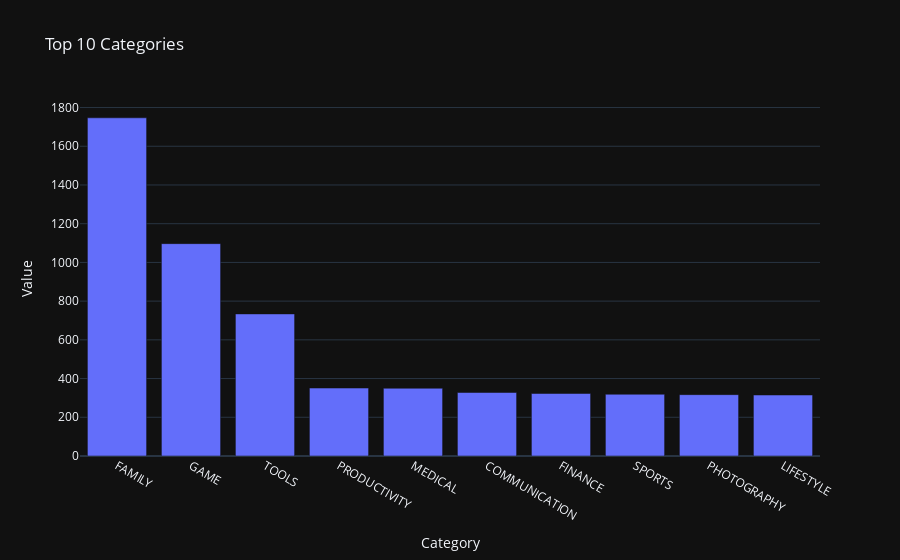

This figure's notebook cell:
### Code cell
# Plotting the bar chart
bar = px.bar(x = top_10_category.index,
             y = top_10_category.values,
             hover_name= top_10_category.index,
             labels = {"x":"Category", "y":"Value"},
             title = "Top 10 Categories",)
bar.show()

### Figure 1 — Plotly figure (JSON) as saved in the notebook; plotly's stock layout.template omitted (floating-point values rounded to 4 significant figures)
{"data": [{"hovertemplate": "<b>%{hovertext}</b><br><br>Category=%{x}<br>Value=%{y}<extra></extra>", "hovertext": ["FAMILY", "GAME", "TOOLS", "PRODUCTIVITY", "MEDICAL", "COMMUNICATION", "FINANCE", "SPORTS", "PHOTOGRAPHY", "LIFESTYLE"], "legendgroup": "", "marker": {"color": "#636efa", "pattern": {"shape": ""}}, "name": "", "orientation": "v", "showlegend": false, "textposition": "auto", "x": ["FAMILY", "GAME", "TOOLS", "PRODUCTIVITY", "MEDICAL", "COMMUNICATION", "FINANCE", "SPORTS", "PHOTOGRAPHY", "LIFESTYLE"], "xaxis": "x", "y": [1747, 1097, 734, 351, 350, 328, 323, 319, 317, 315], "yaxis": "y", "type": "bar"}], "layout": {"xaxis": {"anchor": "y", "domain": [0.0, 1.0], "title": {"text": "Category"}}, "yaxis": {"anchor": "x", "domain": [0.0, 1.0], "title": {"text": "Value"}}, "legend": {"tracegroupgap": 0}, "title": {"text": "Top 10 Categories"}, "barmode": "relative"}}
